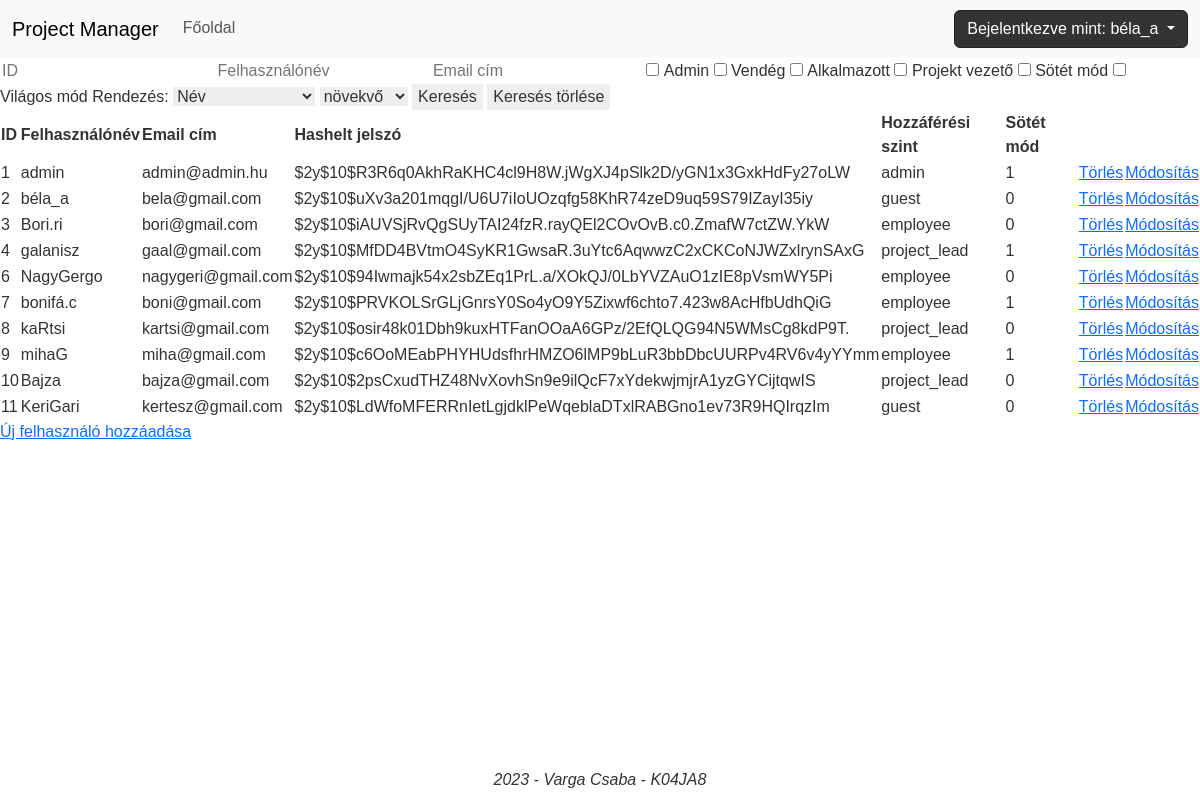
/showDB.php?info=edit_failed (signed in), run on the app's committed database.
### tables this page shows
CREATE TABLE IF NOT EXISTS `user` (
  `user_id` INT NOT NULL AUTO_INCREMENT,
  `username` VARCHAR(50) NOT NULL,
  `password` VARCHAR(255) NOT NULL,
  `email` VARCHAR(255) NOT NULL,
  `dark_mode` TINYINT NOT NULL DEFAULT 1,
  `access_level` ENUM('admin', 'guest', 'project_lead', 'employee') NOT NULL DEFAULT 'guest',
  PRIMARY KEY (`user_id`),
  UNIQUE INDEX `username_UNIQUE` (`username` ASC),
  UNIQUE INDEX `email_UNIQUE` (`email` ASC));

### showDB.php (the view, shortened to what this page needs)
<?php
$link = connectDB();
$result = mysqli_query($link, "SELECT * FROM user ORDER BY user_id");
?>
<!doctype HTML>
<html lang="hu">
<head>
    <link rel="stylesheet" href="https://cdn.jsdelivr.net/npm/bootstrap@5.3.0-alpha3/dist/css/bootstrap.min.css"
        rel="stylesheet"
>
    <link rel="stylesheet" href="style.css">
</head>
<body class="bg-image">
    <?php include 'menu.php' ?>
    <div>
        <form action="" method="post">
            <input type="text" requierd name="search_id" placeholder="ID">
            <input type="text" requierd name="search_username" placeholder="Felhasználónév">
            <input type="text" requierd name="search_email" placeholder="Email cím">
            <input type="checkbox" requierd name="search_admin" placeholder="Hozzáférési szint">
            <label for="search_admin">Admin</label>
            <input type="checkbox" requierd name="search_guest" placeholder="Hozzáférési szint">
            <label for="search_guest">Vendég</label>
            <input type="checkbox" requierd name="search_employee" placeholder="Hozzáférési szint">
            <label for="search_employee">Alkalmazott</label>
            <input type="checkbox" requierd name="search_project_lead" placeholder="Hozzáférési szint">
            <label for="search_project_lead">Projekt vezető</label>
            <input type="checkbox" requierd name="search_dark" placeholder="Sötét mód">
            <label for="search_dark">Sötét mód</label>
            <input type="checkbox" requierd name="search_light" placeholder="Világos mód">
            <label for="search_light">Világos mód</label>
            <label for="sort_param">Rendezés: </label>
            <select name="sort_param" id="sort_param">
                <option value="username">Név</option>
            </select>
            <select name="sort_order" id="sort_order">
                <option value="ASC">növekvő</option>
            </select>
            <input type="submit" name="submit_search" class="form-btn" value="Keresés">
            <input type="submit" name="submit_search_delete" class="form-btn" value="Keresés törlése">
        </form>
    </div>
    <div>
        <table class="db-table">
            <tr>
                <th>ID</th>
                <th>Felhasználónév</th>
                <th>Email cím</th>
                <th>Hashelt jelszó</th>
                <th>Hozzáférési szint</th>
                <th>Sötét mód</th>
                <th></th>
                <th></th>
            </tr>
            <?php while ($row = mysqli_fetch_array($result)): ?>
                <tr>
                    <td>
                        <?= $row['user_id'] ?>
                    </td>
                    <td>
                        <?= $row['username'] ?>
                    </td>
                    <td>
                        <?= $row['email'] ?>
                    </td>
                    <td>
                        <?= $row['password'] ?>
                    </td>
                    <td>
                        <?= $row['access_level'] ?>
                    </td>
                    <td>
                        <?= $row['dark_mode'] ?>
                    </td>
                    <td>
                        <a href="delete_user.php?id=<?= $row['user_id'] ?>">Törlés</a>
                    </td>
                    <td>
                        <a
                            href="edit_user.php?user_id_=<?= $row['user_id'] ?>&email_=<?= $row['email'] ?>&username_=<?= $row['username'] ?>&dark_mode_=<?= $row['dark_mode'] ?>&access_level_=<?= $row['access_level'] ?>">Módosítás</a>
                    </td>
                </tr>
            <?php endwhile; ?>
        </table>
    </div>
    <div>
        <a href="insert_user.php">Új felhasználó hozzáadása</a>
    </div>
    <?php include 'footer.php' ?>
</body>
</html>

### style.css (style rules this page uses)
* { font-family: 'Poppins', sans-serif; box-sizing: border-box; text-decoration: none; color: var(--text-color); border: none; }
.bg-image { background-repeat: no-repeat; background-size: cover; background-position: top; background-attachment: fixed; }
html, body { line-height: 1.5; color: var(--text-color); min-height: 100vh; }

### style_light.css (style rules this page uses)
:root { --text-color: #333; --background-default: #fff; --background-table-th: #e0e0e0; --background-contrast: #f0f0f0; --color-form-input: #eee; --border-color: #ccc; --background-button: #ADD8E6; --default-font-size: 20px; --delete-color: red; --border-radius: 10px; }
.bg-image { background-image: url('../assets/bg-op50-white.PNG'); }

### data on the page
user: user_id "1", username "admin", email "admin@admin.hu", password "$2y$10$R3R6q0AkhRaKHC4cl9H8W.jWgXJ4pSlk2D/yGN1x3GxkHdFy27oLW", access_level "admin", dark_mode "1"
user: user_id "2", username "béla_a", email "bela@gmail.com", password "$2y$10$uXv3a201mqgI/U6U7iIoUOzqfg58KhR74zeD9uq59S79IZayI35iy", access_level "guest", dark_mode "0"
user: user_id "3", username "Bori.ri", email "bori@gmail.com", password "$2y$10$iAUVSjRvQgSUyTAI24fzR.rayQEl2COvOvB.c0.ZmafW7ctZW.YkW", access_level "employee", dark_mode "0"
user: user_id "4", username "galanisz", email "gaal@gmail.com", password "$2y$10$MfDD4BVtmO4SyKR1GwsaR.3uYtc6AqwwzC2xCKCoNJWZxlrynSAxG", access_level "project_lead", dark_mode "1"
user: user_id "6", username "NagyGergo", email "nagygeri@gmail.com", password "$2y$10$94Iwmajk54x2sbZEq1PrL.a/XOkQJ/0LbYVZAuO1zIE8pVsmWY5Pi", access_level "employee", dark_mode "0"
user: user_id "7", username "bonifá.c", email "boni@gmail.com", password "$2y$10$PRVKOLSrGLjGnrsY0So4yO9Y5Zixwf6chto7.423w8AcHfbUdhQiG", access_level "employee", dark_mode "1"
user: user_id "8", username "kaRtsi", email "kartsi@gmail.com", password "$2y$10$osir48k01Dbh9kuxHTFanOOaA6GPz/2EfQLQG94N5WMsCg8kdP9T.", access_level "project_lead", dark_mode "0"
user: user_id "9", username "mihaG", email "miha@gmail.com", password "$2y$10$c6OoMEabPHYHUdsfhrHMZO6lMP9bLuR3bbDbcUURPv4RV6v4yYYmm", access_level "employee", dark_mode "1"
user: user_id "10", username "Bajza", email "bajza@gmail.com", password "$2y$10$2psCxudTHZ48NvXovhSn9e9ilQcF7xYdekwjmjrA1yzGYCijtqwIS", access_level "project_lead", dark_mode "0"
user: user_id "11", username "KeriGari", email "kertesz@gmail.com", password "$2y$10$LdWfoMFERRnIetLgjdklPeWqeblaDTxlRABGno1ev73R9HQIrqzIm", access_level "guest", dark_mode "0"

### other printed values
$_SESSION["username"] "béla_a"
